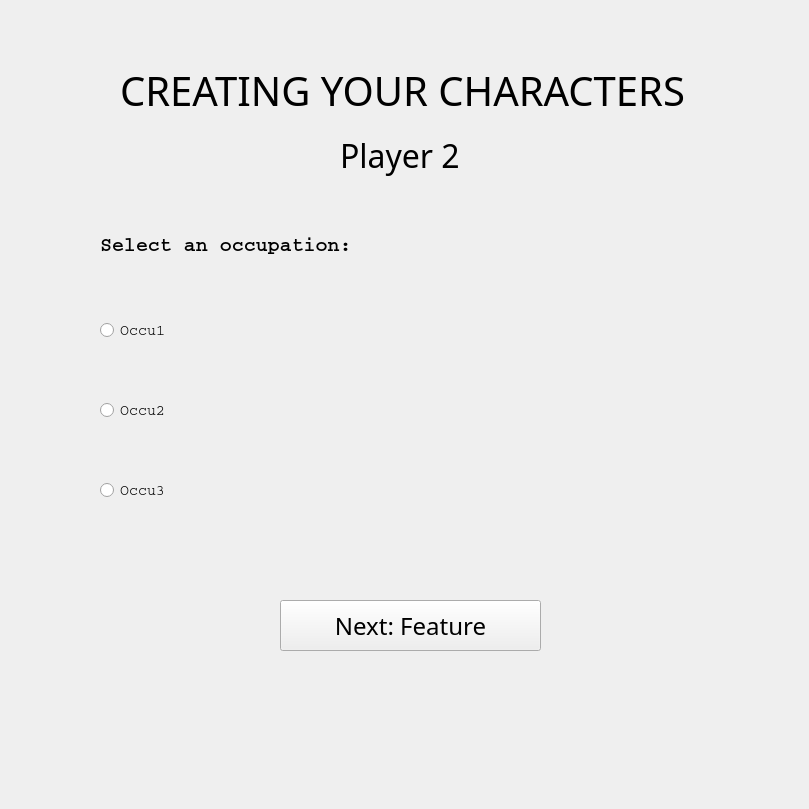
    <widget class="QWidget" name="page_7_occu2">
     <widget class="QWidget" name="widget_7" native="true">
      <property name="geometry">
       <rect>
        <x>0</x>
        <y>0</y>
        <width>800</width>
        <height>800</height>
       </rect>
      </property>
      <widget class="QRadioButton" name="radioButton_13">
       <property name="geometry">
        <rect>
         <x>100</x>
         <y>300</y>
         <width>471</width>
         <height>61</height>
        </rect>
       </property>
       <property name="font">
        <font>
         <family>Courier</family>
         <pointsize>11</pointsize>
        </font>
       </property>
       <property name="styleSheet">
        <string notr="true">color: rgb(0, 0, 0);</string>
       </property>
       <property name="text">
        <string>Occu1</string>
       </property>
      </widget>
      <widget class="QRadioButton" name="radioButton_14">
       <property name="geometry">
        <rect>
         <x>100</x>
         <y>380</y>
         <width>471</width>
         <height>61</height>
        </rect>
       </property>
       <property name="font">
        <font>
         <family>Courier</family>
         <pointsize>11</pointsize>
        </font>
       </property>
       <property name="styleSheet">
        <string notr="true">color: rgb(0, 0, 0);</string>
       </property>
       <property name="text">
        <string>Occu2</string>
       </property>
      </widget>
      <widget class="QRadioButton" name="radioButton_15">
       <property name="geometry">
        <rect>
         <x>100</x>
         <y>460</y>
         <width>471</width>
         <height>61</height>
        </rect>
       </property>
       <property name="font">
        <font>
         <family>Courier</family>
         <pointsize>11</pointsize>
        </font>
       </property>
       <property name="styleSheet">
        <string notr="true">color: rgb(0, 0, 0);</string>
       </property>
       <property name="text">
        <string>Occu3</string>
       </property>
      </widget>
      <widget class="QPushButton" name="pushButton_9">
       <property name="geometry">
        <rect>
         <x>280</x>
         <y>600</y>
         <width>261</width>
         <height>51</height>
        </rect>
       </property>
       <property name="font">
        <font>
         <family>OCR A Extended</family>
         <pointsize>18</pointsize>
        </font>
       </property>
       <property name="text">
        <string>Next: Feature</string>
       </property>
      </widget>
      <widget class="QLabel" name="label_26">
       <property name="geometry">
        <rect>
         <x>100</x>
         <y>210</y>
         <width>651</width>
         <height>71</height>
        </rect>
       </property>
       <property name="font">
        <font>
         <family>Courier</family>
         <pointsize>15</pointsize>
         <italic>false</italic>
         <bold>true</bold>
        </font>
       </property>
       <property name="styleSheet">
        <string notr="true">color: rgb(0, 0, 0);</string>
       </property>
       <property name="text">
        <string>Select an occupation:</string>
       </property>
       <property name="wordWrap">
        <bool>true</bool>
       </property>
      </widget>
      <widget class="QLabel" name="label_27">
       <property name="geometry">
        <rect>
         <x>340</x>
         <y>120</y>
         <width>181</width>
         <height>71</height>
        </rect>
       </property>
       <property name="font">
        <font>
         <family>OCR A Extended</family>
         <pointsize>24</pointsize>
        </font>
       </property>
       <property name="styleSheet">
        <string notr="true">color: rgb(0, 0, 0);</string>
       </property>
       <property name="text">
        <string>Player 2</string>
       </property>
      </widget>
      <widget class="QLabel" name="label_28">
       <property name="geometry">
        <rect>
         <x>120</x>
         <y>70</y>
         <width>611</width>
         <height>41</height>
        </rect>
       </property>
       <property name="font">
        <font>
         <family>Bell MT</family>
         <pointsize>30</pointsize>
        </font>
       </property>
       <property name="styleSheet">
        <string notr="true">color: rgb(0, 0, 0);</string>
       </property>
       <property name="text">
        <string>CREATING YOUR CHARACTERS</string>
       </property>
      </widget>
     </widget>
    </widget>
